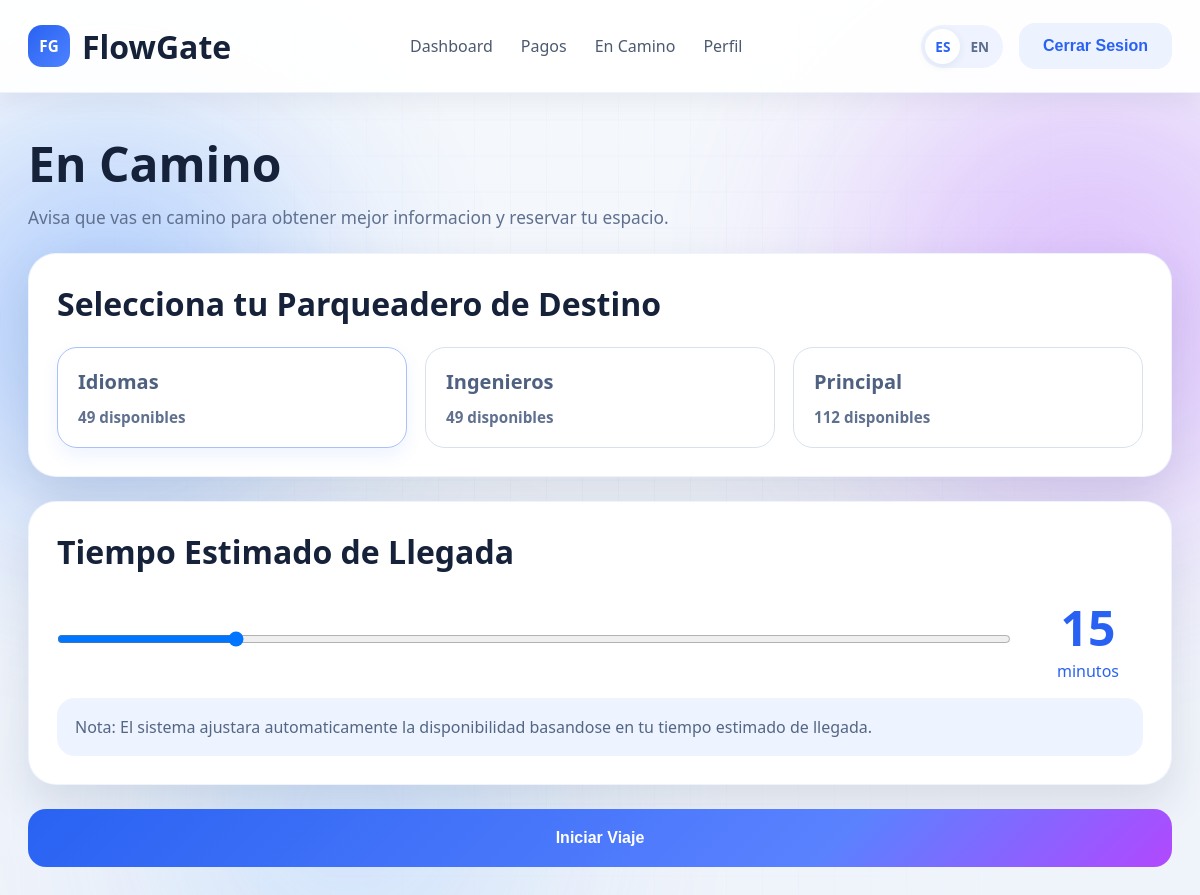
/heading/ (signed in), run on the app's committed database.
### parqueadero/models.py (models this page shows, shortened)
class Parqueadero(models.Model):
    nombre = models.CharField(max_length=100, unique=True)
    capacidad = models.IntegerField()
    ocupancia = models.IntegerField(default=0)

### parqueadero/views/heading.py (the view)
# urls.py: path("heading/", views.heading, name="heading"),
@login_required(login_url="login_view")
def heading(request):
    lang = get_lang(request)
    dashboard_data = get_parking_data(lang)
    eta = int(request.GET.get("eta", 15))
    selected = request.GET.get("parking")
    parking_options = []
    for parqueadero in dashboard_data["parqueaderos"]:
        adjusted_available = max(0, parqueadero["available_slots"] - max(0, eta - 10) // 3)
        parking_options.append(
            {
                **parqueadero,
                "projected_available": adjusted_available,
                "selected": selected == parqueadero["nombre"] or (not selected and not parking_options),
            }
        )
    context = {
        "lang": lang,
        "translations": TRANSLATIONS[lang],
        "user": request.user,
        "eta": eta,
        "parking_options": parking_options,
    }
    return render(request, "parqueadero/heading.html", context)

### parqueadero/services/localization.py (called while the page is built)
def get_translation(lang, key):
    return TRANSLATIONS.get(lang, TRANSLATIONS["es"]).get(key, key)

def get_lang(request):
    lang = request.GET.get("lang", request.session.get("lang", "es"))
    if lang not in {"es", "en"}:
        lang = "es"
    request.session["lang"] = lang
    return lang

### parqueadero/services/parking_service.py (called while the page is built)
def _occupancy_label(occupancy_percent, lang):
    if occupancy_percent >= 100:
        return {
            "text": get_translation(lang, "full"),
            "tone": "critical",
        }
    if occupancy_percent >= 90:
        return {
            "text": get_translation(lang, "almost_full"),
            "tone": "critical",
        }
    if occupancy_percent >= 70:
        return {
            "text": get_translation(lang, "moderate_label"),
            "tone": "warning",
        }
    return {
        "text": get_translation(lang, "fluid"),
        "tone": "positive",
    }

def _calculate_wait_time(queue_size, available_slots, occupancy_percent):
    if queue_size <= 0:
        return 0
    pressure_multiplier = 1.0 + max(0, occupancy_percent - 60) / 100
    availability_bonus = min(0.55, available_slots / 240)
    base_minutes = queue_size * 2.6 * pressure_multiplier
    adjusted_minutes = base_minutes * (1 - availability_bonus)
    if available_slots >= queue_size * 8:
        adjusted_minutes *= 0.62
    elif available_slots >= queue_size * 4:
        adjusted_minutes *= 0.78
    elif available_slots <= max(3, queue_size // 2):
        adjusted_minutes *= 1.28
    return max(2, round(adjusted_minutes))

### parqueadero/templates/parqueadero/heading.html (shortened to what this page needs)
{% extends "parqueadero/base.html" %}
{% load static %}
{% block extra_css %}
<link rel="stylesheet" href="{% static 'parqueadero/css/heading.css' %}">
{% endblock %}
{% block content %}
<section class="heading-header animate-in" data-animate="heading-header">
    <h1>{{ translations.on_the_way }}</h1>
    <p>Avisa que vas en camino para obtener mejor informacion y reservar tu espacio.</p>
</section>
<form method="get" class="heading-form">
    <section class="surface-panel animate-in" data-animate="heading-destination">
        <h2>{{ translations.select_destination }}</h2>
        <div class="destination-grid animate-stagger" data-animate="heading-cards">
            {% for option in parking_options %}
                <label class="destination-card {% if option.selected %}selected{% endif %}">
                    <strong>{{ option.nombre }}</strong>
                    <span>{{ option.projected_available }} {{ translations.available }}</span>
                </label>
            {% endfor %}
        </div>
    </section>
    <section class="surface-panel animate-in" data-animate="heading-eta">
        <h2>{{ translations.eta }}</h2>
        <div class="eta-shell">
            <input type="range" name="eta" min="5" max="60" step="5" value="{{ eta }}" oninput="this.nextElementSibling.querySelector('strong').innerText = this.value">
            <div class="eta-value"><strong>{{ eta }}</strong><span>{{ translations.minutes }}</span></div>
        </div>
        <div class="eta-note">Nota: El sistema ajustara automaticamente la disponibilidad basandose en tu tiempo estimado de llegada.</div>
    </section>
    <button type="submit" class="trip-button">{{ translations.start_trip }}</button>
</form>
{% endblock %}

### parqueadero/templates/parqueadero/base.html (shortened to what this page needs)
{% load static %}
<!DOCTYPE html>
<html lang="{{ lang|default:'es' }}">
<head>
    <link rel="stylesheet" href="{% static 'parqueadero/css/base.css' %}">
    {% block extra_css %}{% endblock %}
</head>
<body>
    <div class="page-background" aria-hidden="true">
    </div>
    <nav class="navbar">
        <div class="navbar-content">
            <a href="{% url 'home' %}?lang={{ lang }}" class="navbar-brand">
                <span class="brand-mark">FG</span>
                <span>FlowGate</span>
            </a>
            <ul class="navbar-menu">
                <li><a href="{% url 'home' %}?lang={{ lang }}" class="nav-link">{{ translations.dashboard }}</a></li>
                <li><a href="{% url 'payments' %}?lang={{ lang }}" class="nav-link">{{ translations.payments }}</a></li>
                {% if user.is_authenticated %}
                    <li><a href="{% url 'heading' %}?lang={{ lang }}" class="nav-link">{{ translations.on_the_way }}</a></li>
                    <li><a href="{% url 'profile' %}?lang={{ lang }}" class="nav-link">{{ translations.profile }}</a></li>
                {% endif %}
            </ul>
            <div class="nav-actions">
                <div class="language-selector">
                    <a href="{{ request.path }}?lang=es" class="{% if lang == 'es' %}active{% endif %}">ES</a>
                    <a href="{{ request.path }}?lang=en" class="{% if lang == 'en' %}active{% endif %}">EN</a>
                </div>
                {% if user.is_authenticated %}
                    <form class="inline-form" method="post" action="{% url 'logout_view' %}">
                        <button type="submit" class="nav-button secondary">{{ translations.logout }}</button>
                    </form>
                {% else %}
                    <a href="{% url 'login_view' %}?lang={{ lang }}" class="nav-button primary">{{ translations.login }}</a>
                {% endif %}
            </div>
        </div>
    </nav>
    <main class="container page-shell">
        {% block content %}{% endblock %}
    </main>
</body>
</html>

### parqueadero/static/parqueadero/css/base.css (style rules this page uses)
:root { --bg: #f4f7fb; --surface: #ffffff; --surface-soft: #f8faff; --text: #16213a; --muted: #60708f; --line: #d9e1ec; --primary: #2962f2; --purple: #b248ff; --warning: #f5b400; --danger: #ff384f; --success: #0bbb53; --shadow: 0 18px 45px rgba(29, 51, 84, 0.12); }
* { box-sizing: border-box; margin: 0; padding: 0; }
body { background: linear-gradient(180deg, #f5f8fc 0%, #eff3fa 100%); color: var(--text); font-family: "Segoe UI", Tahoma, Geneva, Verdana, sans-serif; min-height: 100vh; overflow-x: hidden; position: relative; }
a { color: inherit; text-decoration: none; }
.navbar { background: rgba(255, 255, 255, 0.92); border-bottom: 1px solid rgba(41, 98, 242, 0.08); box-shadow: 0 8px 24px rgba(15, 23, 42, 0.06); position: sticky; top: 0; z-index: 1000; }
.page-background { inset: 0; overflow: hidden; pointer-events: none; position: fixed; z-index: 0; }
.navbar-content { align-items: center; display: flex; justify-content: space-between; margin: 0 auto; max-width: 1280px; min-height: 92px; padding: 0 28px; }
.navbar-brand { align-items: center; display: flex; font-size: 2rem; font-weight: 800; gap: 12px; }
.brand-mark { align-items: center; background: linear-gradient(135deg, var(--primary), #4d82ff); border-radius: 14px; color: #fff; display: inline-flex; font-size: 0.95rem; font-weight: 800; height: 42px; justify-content: center; width: 42px; }
.navbar-menu { display: flex; gap: 28px; list-style: none; }
.nav-link { color: #4c5971; font-size: 1rem; font-weight: 500; position: relative; transition: color 0.22s ease, transform 0.22s ease; }
.nav-link::after { background: linear-gradient(90deg, var(--primary), var(--purple)); border-radius: 999px; bottom: -8px; content: ""; height: 3px; left: 0; opacity: 0; position: absolute; transform: scaleX(0.2); transform-origin: left; transition: opacity 0.22s ease, transform 0.22s ease; width: 100%; }
.nav-actions { align-items: center; display: flex; gap: 16px; }
.nav-button { border-radius: 16px; display: inline-flex; font-size: 1rem; font-weight: 700; overflow: hidden; padding: 14px 24px; position: relative; transition: transform 0.2s ease, box-shadow 0.2s ease, filter 0.2s ease; }
.nav-button.secondary { background: #edf2ff; border: none; color: var(--primary); cursor: pointer; }
.nav-button::before, .primary-action::before, .action-pill::before, .trip-button::before, .recharge-button::before { background: linear-gradient(90deg, transparent, rgba(255, 255, 255, 0.28), transparent); content: ""; inset: 0; pointer-events: none; position: absolute; transform: translateX(-120%); }
.inline-form { display: inline; }
.language-selector { background: #eef3ff; border-radius: 999px; display: flex; padding: 4px; }
.language-selector a { border-radius: 999px; color: #5c6d8c; font-size: 0.85rem; font-weight: 700; padding: 8px 10px; }
.language-selector a.active { background: #fff; box-shadow: 0 2px 10px rgba(32, 50, 84, 0.08); color: var(--primary); }
.container { margin: 0 auto; max-width: 1280px; padding: 38px 28px 56px; position: relative; z-index: 1; }
.page-shell > * { animation: fade-slide-up 0.45s ease both; }
.page-shell > *:nth-child(2) { animation-delay: 0.05s; }
.animate-in, .animate-stagger > *, .lift-card { will-change: transform, opacity; }
.surface-card, .surface-panel, .summary-card, .section-shell, .insight-card, .payments-tabs, .tab-shell { background: var(--surface); border: 1px solid rgba(41, 98, 242, 0.08); border-radius: 28px; box-shadow: var(--shadow); transition: transform 0.26s ease, box-shadow 0.26s ease, border-color 0.26s ease; }
.primary-action, .danger-action, .action-pill, .trip-button, .recharge-button { border: none; border-radius: 18px; cursor: pointer; font-size: 1rem; font-weight: 700; overflow: hidden; position: relative; transition: transform 0.2s ease, box-shadow 0.2s ease; }
.primary-action, .action-pill, .trip-button { background: linear-gradient(135deg, var(--primary), #5a82ff 70%, var(--purple)); color: #fff; }
label { color: #4f6181; font-size: 0.95rem; font-weight: 600; }
input, select { background: #fbfdff; border: 1px solid var(--line); border-radius: 16px; color: var(--text); font-size: 1rem; min-height: 52px; padding: 0 16px; transition: border-color 0.2s ease, box-shadow 0.2s ease, transform 0.2s ease, background-color 0.2s ease; width: 100%; }

### data on the page
Parqueadero: nombre "Idiomas"
Parqueadero: nombre "Ingenieros"
Parqueadero: nombre "Principal"

### other printed values
{{ translations.dashboard }} "Dashboard"
{{ translations.payments }} "Pagos"
{{ translations.on_the_way }} "En Camino"
{{ translations.profile }} "Perfil"
{{ translations.logout }} "Cerrar Sesion"
{{ translations.select_destination }} "Selecciona tu Parqueadero de Destino"
{{ option.projected_available }} "49" "49" "112"
{{ translations.available }} "disponibles" "disponibles" "disponibles"
{{ translations.eta }} "Tiempo Estimado de Llegada"
{{ eta }} "15"
{{ translations.minutes }} "minutos"
{{ translations.start_trip }} "Iniciar Viaje"
